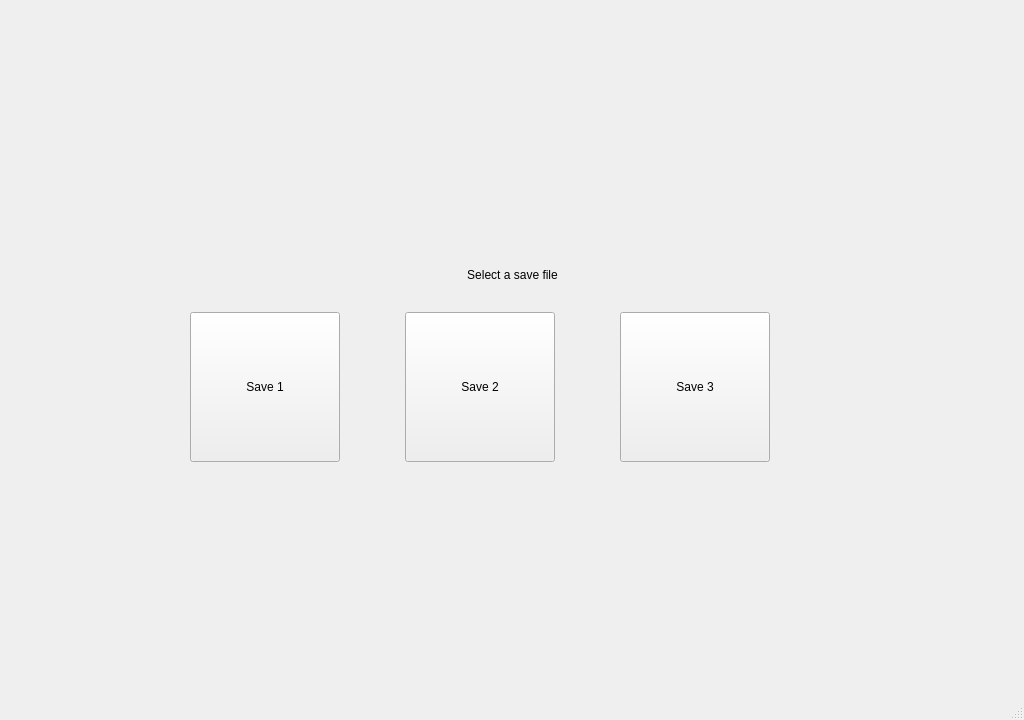
<?xml version="1.0" encoding="UTF-8"?>
<ui version="4.0">
 <class>ISSHGUI_MainWindowClass</class>
 <widget class="QMainWindow" name="ISSHGUI_MainWindowClass">
  <property name="geometry">
   <rect>
    <x>0</x>
    <y>0</y>
    <width>1024</width>
    <height>720</height>
   </rect>
  </property>
  <property name="minimumSize">
   <size>
    <width>1024</width>
    <height>720</height>
   </size>
  </property>
  <property name="maximumSize">
   <size>
    <width>1024</width>
    <height>720</height>
   </size>
  </property>
  <property name="windowTitle">
   <string>MainWindow</string>
  </property>
  <widget class="QWidget" name="centralwidget">
   <layout class="QGridLayout" name="gridLayout">
    <item row="0" column="0">
     <widget class="QWidget" name="widget" native="true">
      <property name="minimumSize">
       <size>
        <width>800</width>
        <height>600</height>
       </size>
      </property>
      <property name="maximumSize">
       <size>
        <width>800</width>
        <height>600</height>
       </size>
      </property>
      <layout class="QGridLayout" name="gridLayout_2">
       <property name="leftMargin">
        <number>0</number>
       </property>
       <property name="topMargin">
        <number>0</number>
       </property>
       <property name="rightMargin">
        <number>0</number>
       </property>
       <property name="bottomMargin">
        <number>0</number>
       </property>
       <property name="horizontalSpacing">
        <number>65</number>
       </property>
       <property name="verticalSpacing">
        <number>0</number>
       </property>
       <item row="2" column="1">
        <widget class="QPushButton" name="pbSave1">
         <property name="minimumSize">
          <size>
           <width>150</width>
           <height>150</height>
          </size>
         </property>
         <property name="maximumSize">
          <size>
           <width>150</width>
           <height>150</height>
          </size>
         </property>
         <property name="text">
          <string>Save 1</string>
         </property>
        </widget>
       </item>
       <item row="2" column="6">
        <spacer name="horizontalSpacer_2">
         <property name="orientation">
          <enum>Qt::Horizontal</enum>
         </property>
         <property name="sizeHint" stdset="0">
          <size>
           <width>10</width>
           <height>20</height>
          </size>
         </property>
        </spacer>
       </item>
       <item row="1" column="1" colspan="5">
        <widget class="QLabel" name="label_4">
         <property name="minimumSize">
          <size>
           <width>550</width>
           <height>75</height>
          </size>
         </property>
         <property name="text">
          <string>Select a save file</string>
         </property>
         <property name="alignment">
          <set>Qt::AlignCenter</set>
         </property>
        </widget>
       </item>
       <item row="2" column="2" colspan="2">
        <widget class="QPushButton" name="pbSave2">
         <property name="minimumSize">
          <size>
           <width>150</width>
           <height>150</height>
          </size>
         </property>
         <property name="maximumSize">
          <size>
           <width>150</width>
           <height>150</height>
          </size>
         </property>
         <property name="text">
          <string>Save 2</string>
         </property>
        </widget>
       </item>
       <item row="2" column="0">
        <spacer name="horizontalSpacer">
         <property name="orientation">
          <enum>Qt::Horizontal</enum>
         </property>
         <property name="sizeHint" stdset="0">
          <size>
           <width>9</width>
           <height>20</height>
          </size>
         </property>
        </spacer>
       </item>
       <item row="2" column="4">
        <widget class="QPushButton" name="pbSave3">
         <property name="minimumSize">
          <size>
           <width>150</width>
           <height>150</height>
          </size>
         </property>
         <property name="maximumSize">
          <size>
           <width>150</width>
           <height>150</height>
          </size>
         </property>
         <property name="text">
          <string>Save 3</string>
         </property>
        </widget>
       </item>
       <item row="0" column="1">
        <spacer name="verticalSpacer_2">
         <property name="orientation">
          <enum>Qt::Vertical</enum>
         </property>
         <property name="sizeHint" stdset="0">
          <size>
           <width>20</width>
           <height>163</height>
          </size>
         </property>
        </spacer>
       </item>
       <item row="3" column="1">
        <spacer name="verticalSpacer">
         <property name="orientation">
          <enum>Qt::Vertical</enum>
         </property>
         <property name="sizeHint" stdset="0">
          <size>
           <width>20</width>
           <height>159</height>
          </size>
         </property>
        </spacer>
       </item>
      </layout>
     </widget>
    </item>
   </layout>
  </widget>
  <widget class="QStatusBar" name="statusbar"/>
 </widget>
 <resources/>
 <connections/>
</ui>
